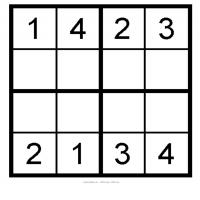
#> input picture Code3/sudoku.jpg, 200 x 200 px
$ jupyter execute 1703139.ipynb
#> lines starting #> are read from the running program, lines starting #| are printed output that depends on the picture; after the words box and inside, x2 and y2 are one past the last pixel; in counts of white or black regions, pixels touching at a corner belong together
[cell 1]
import numpy as np
import cv2
from google.colab.patches import cv2_imshow
import matplotlib.pyplot as plt
from matplotlib import style

[cell 2]
#task1
img=cv2.imread('sudoku.jpg',0)
#> img is the input picture: shape (200, 200); min 0, max 255, mean 214.1
cv2_imshow(img)
h,w=img.shape
#> h = 200; w = 200

hist=[]
for x in range(256):
  hist.append(0)

for x in range(h):
  for y in range(w):
    val=img[x][y]
    hist[val]+=1
#> after the loop, hist = 256 values, max 23811 at index 255, min 0 at index 88, mean 156.2

#print(hist)

t=np.arange(0,256)

print("Histogram:")
plt.plot(t,hist)
plt.show()
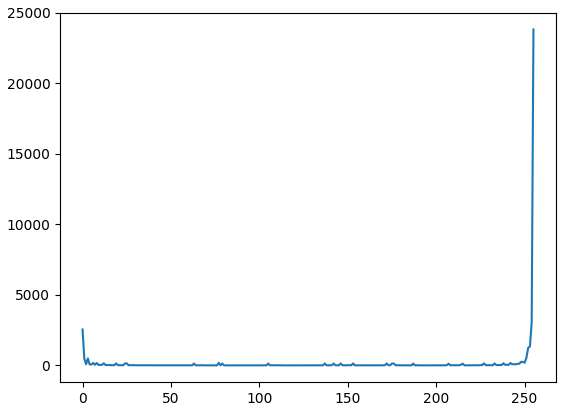
#> figure drawn by matplotlib, 1 panel; curve peaks at x = 255, y = 23811

plt.hist(img)
thres=135
for x in range(h):
  for y in range(w):
    if img[x][y]>thres:
      img[x][y]=255
    else:
      img[x][y]=0
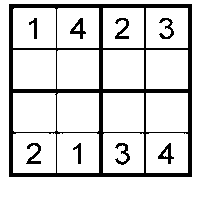
#> img: shape (200, 200); 84.8% white; 9 black regions, largest, box (x1, y1, x2, y2) and area: (9, 4, 192, 177) 5148, (70, 18, 86, 39) 137, (26, 143, 41, 164) 136

print('Output by threshold:')
cv2_imshow(img)
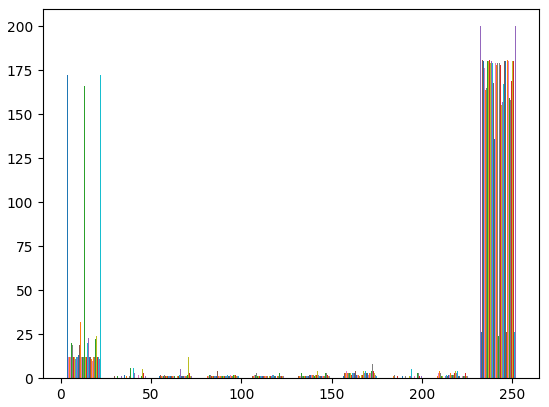
#> figure drawn by matplotlib, 1 panel; tallest bar 200 high, from x = 232.1 to 232.2; tallest bar 200 high, from x = 232.2 to 232.3; tallest bar 200 high, from x = 232.3 to 232.4

[cell 3]
#task3

#row edge detection
img=cv2.imread('sudoku.jpg',0)

#print(img.shape)
h,w=img.shape
nh=h+2
#> nh = 202
nw=w+2
#> nw = 202
dx=[[-1,0,1],[-1,0,1],[-1,0,1]]
padded_img=a = np.zeros([nh, nw], dtype = int)

for x in range(1,h,1):
  for y in range(1,w,1):
     padded_img[x][y]=img[x][y]
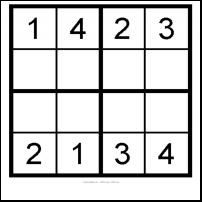
#> padded_img: shape (202, 202) int64; min 0, max 255, mean 207.4

for x in range(1,h,1):
  for y in range(1,w,1):
    val=0
    indx=0
    for i in range(x-1,x+2):
      indy=0
      for j in range(y-1,y+2):
          val+=dx[indx][indy]*padded_img[i][j]
          indy+=1
    img[x][y]=val
    indx+=1
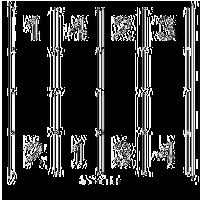
#> img: shape (200, 200); min 0, max 255, mean 53
print("Row edge detection:")
cv2_imshow(img)
img_r=img.copy()

[cell 4]
#task4
#column edge detection
img=cv2.imread('sudoku.jpg',0)

print(img.shape)
#| (200, 200)
h,w=img.shape
nh=h+2
nw=w+2
dy=[[-1,-1,-1],[0,0,0],[1,1,1]]
padded_img=a = np.zeros([nh, nw], dtype = int)

for x in range(1,h,1):
  for y in range(1,w,1):
     padded_img[x][y]=img[x][y]

for x in range(1,h,1):
  for y in range(1,w,1):
    val=0
    indx=0
    for i in range(x-1,x+2):
      indy=0
      for j in range(y-1,y+2):
          val+=dy[indx][indy]*padded_img[i][j]
          indy+=1
    img[x][y]=val
    indx+=1
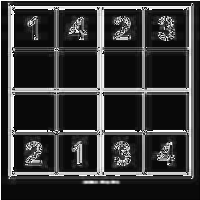
#> img: shape (200, 200); min 0, max 255, mean 55

#print(padded_img)
print("Column edge detection:")
cv2_imshow(img)
img_c=img.copy()

[cell 5]
#Edge detection

img_edge=img_r+img_c
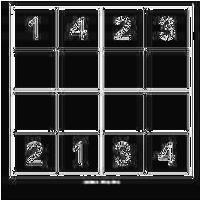
#> img_edge: shape (200, 200); min 0, max 255, mean 53.1
cv2_imshow(img_edge)

[cell 6]
#task5
#corner detection

img=cv2.imread('sudoku.jpg',0)

print(img.shape)
#| (200, 200)
h,w=img.shape

zero_img =np.zeros([h, w], dtype = int)
a=np.abs(img_r - img_c)
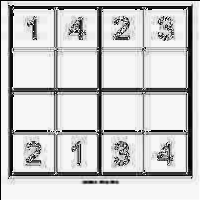
#> a: shape (200, 200); min 0, max 255, mean 202.9
for i in range(h):
  for j in range(w):
    if(img_r[i][j]>=200 and img_c[i][j]>=200):
      zero_img[i][j]=255
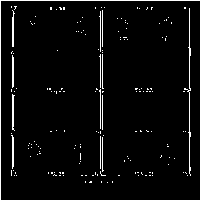
#> zero_img: shape (200, 200) int64; 3.6% white in thin lines or dots
plt.hist(zero_img)
plt.show()
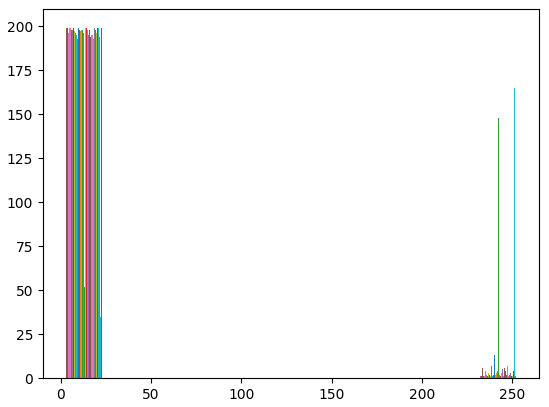
#> figure drawn by matplotlib, 1 panel; tallest bar 200 high, from x = 232.1 to 232.2; tallest bar 199 high, from x = 2.65 to 2.75; tallest bar 199 high, from x = 2.75 to 2.86
cv2_imshow(zero_img)
